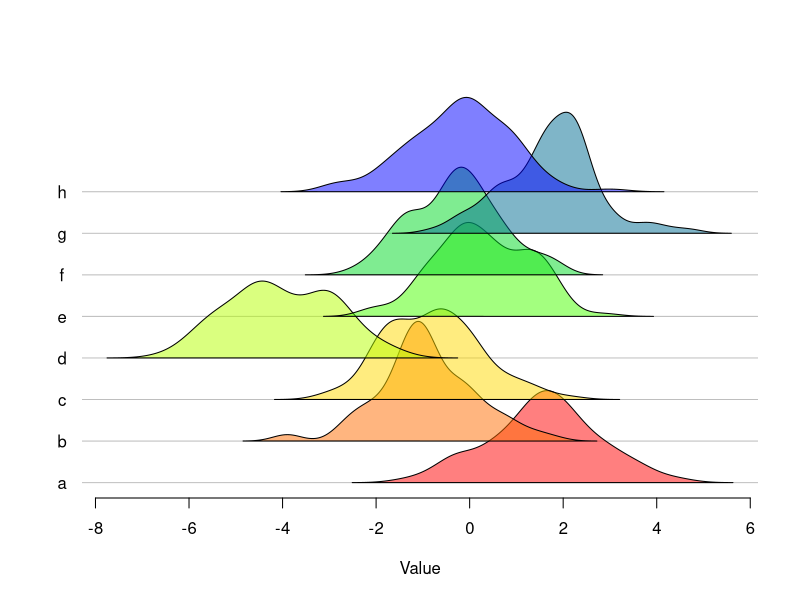

Source code (R):

# Use base R to produce a ridgeline plot
# Stolen from https://stackoverflow.com/questions/65334695/using-base-r-how-to-create-a-joy-plot-aka-ridgeline-plots-with-many-distri
# Modified with ChatGPT

new_ridgeline <- function(df){
  
  # Split data into a list by Var2
  dat <- split(df$Var1, df$Var2)
  n_groups <- length(unique(df$Var2))
  
  # Higher values of scale_parameter increase the overlap between densities
  scale_parameter <- 5
  scale_factor <- 1 + ((scale_parameter*n_groups)/length(dat))
  
  densities <- Map(function(x, g, i) {
    with(density(x), data.frame(x, y = (y*scale_factor) + (i - 1), g))
  }, dat, names(dat), seq_along(dat))
  
  xrange <- range(unlist(lapply(densities, function(d) range(d$x))))
  yrange <- range(unlist(lapply(densities, function(d) range(d$y))))
  
  colors <- colorRampPalette(c("red","yellow","green","blue"))(n_groups)  # Fixed color scale from red to blue
  colors <- rgb(t(col2rgb(colors) / 255), alpha = 0.5)  # Convert to RGB with alpha
  
  plot(0, 0, type = "n", xlim = xrange, ylim = yrange, ylab = "", xlab = "Value", axes=F)
  abline(h = seq_along(dat) - 1, col = "grey")
  for (i in seq_along(densities)) {
    with(densities[[i]], polygon(x, y, col = colors[i]))
  }
  axis(1)
  axis(2, at = seq_along(dat) - 1, labels = names(dat),las=1,col=rgb(0.5,0.5,0.5,0),hadj = 0.5)
  
}

# Example data.frame
example_groups <- 8
means <- rnorm(example_groups,sd=1.5)

df <- data.frame(
  Var1 = unlist(lapply(means,function(x) rnorm(n=100,mean=x,sd=1))),
  Var2 = rep(letters[1:example_groups], each = 100)
)

new_ridgeline(df)
